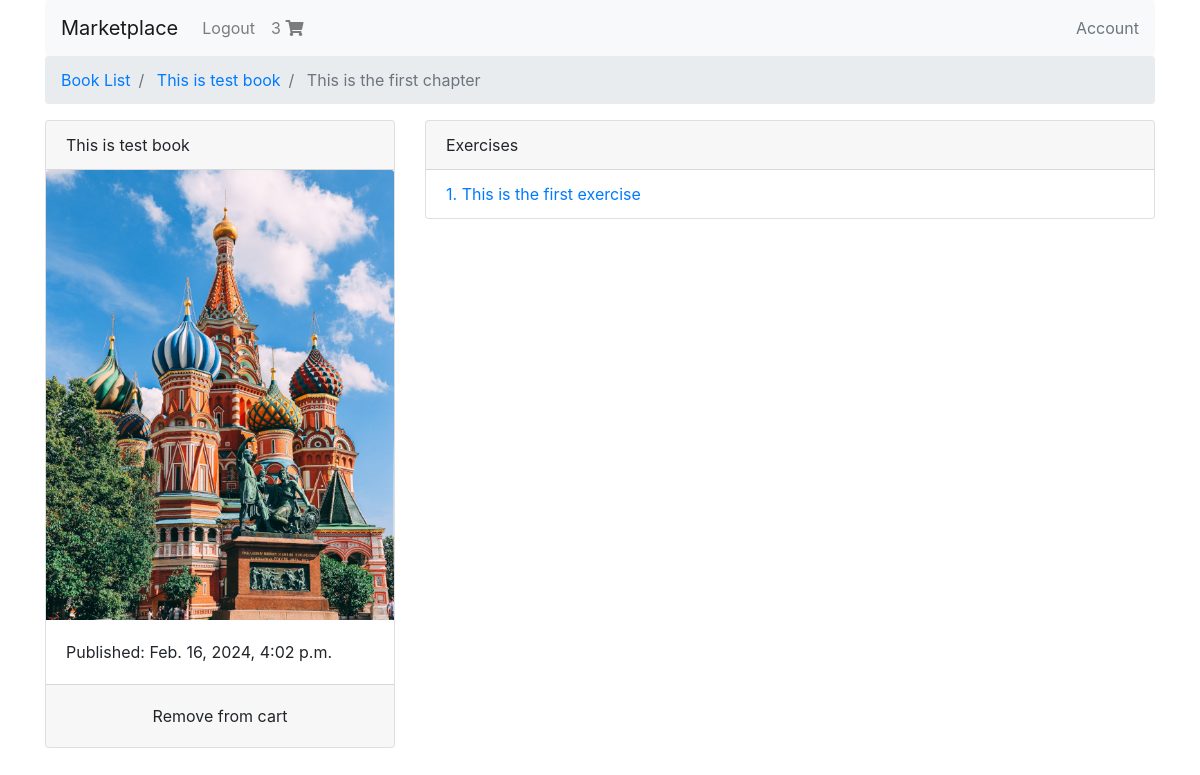
Page /test-book/1 (signed in) on the committed database.
### shopping_cart/models.py (models this page shows, shortened)
class Order(models.Model):
    user = models.ForeignKey(settings.AUTH_USER_MODEL, on_delete=models.CASCADE)
    is_ordered = models.BooleanField(default= False)
    items = models.ManyToManyField(OrderItem)
    ref_code = models.CharField(max_length=50)

### books/models.py (models this page shows, shortened)
class Chapter(models.Model):
    book = models.ForeignKey(Book, on_delete = models.CASCADE)
    chapter_number = models.IntegerField()
    title = models.CharField(max_length=100)
    def __str__(self):
        return self.title

class Book(models.Model):
    authors = models.ManyToManyField(Author)
    title = models.CharField(max_length=100)
    publication_date = models.DateTimeField()
    isbn = models.CharField(max_length=16)
    slug = models.SlugField()
    cover = models.ImageField()
    price = models.FloatField()
    def get_absolute_url(self):
        return reverse("books:book-detail", kwargs={"slug": self.slug})

class Exercise(models.Model):
    chapter = models.ForeignKey(Chapter, on_delete = models.CASCADE)
    exercise_number = models.IntegerField()
    page_number = models.IntegerField()
    title = models.CharField(max_length=100)
    def get_absolute_url(self):
        return reverse("books:exercise-detail", kwargs={
            "book_slug": self.chapter.book.slug,
            "chapter_number": self.chapter.chapter_number,
            "exercise_number": self.exercise_number})

### books/views.py (the view)
# urls.py: path('<book_slug>/<int:chapter_number>', chapter_detail, name='chapter-detail'),
@login_required
def chapter_detail(request, book_slug, chapter_number):
    chapter_qs = Chapter.objects\
        .filter(book__slug= book_slug) \
        .filter(chapter_number= chapter_number)
    chapter = chapter_qs[0]
    book_status = check_book_relationship(request, chapter.book)
    if chapter_qs.exists():
        context = {
            'chapter': chapter,
            'book_status': book_status
        }
        return render(request, "chapter_detail.html", context)
    return Http404

### books/views.py (called while the page is built)
def check_book_relationship(request, book):
    if book in request.user.userlibrary.books.all():
        return OWNED
    order_qs = Order.objects.filter(user=request.user)
    if order_qs.exists():
        order = order_qs[0]
        order_item_qs = OrderItem.objects.filter(book=book)
        if order_item_qs.exists():
            order_item = order_item_qs[0]
            if order_item in order.items.all():
                return IN_CART
    return NOT_IN_CART

### shopping_cart/templatetags/cart_template_tags.py (called while the page is built)
@register.filter
def cart_item_count(user):
    if user.is_authenticated:
        qs = Order.objects.filter(user=user, is_ordered=False)
        if qs.exists():
            return qs[0].items.count()
    return 0

### templates/chapter_detail.html
{% extends "base.html" %}
{% block breadcrumb %}
<nav aria-label="breadcrumb">
<ol class="breadcrumb">
<li class="breadcrumb-item" aria-current="page">
    <a href="{% url 'books:book-list' %}">Book List</a>
</li>
<li class="breadcrumb-item" aria-current="page">
   <a href="{{ chapter.book.get_absolute_url }}">
    {{ chapter.book.title }}
    </a>
</li>
<li class="breadcrumb-item active" aria-current="page">
    {{ chapter }}
</li>
</ol>
</nav>
{% endblock breadcrumb %}
{% block content %}
<div class="row">
    <main class="col-md-4">
    {% include "book_snippet.html" with book=chapter.book %}
    </main>
    <aside class="col-md-8">
    <div class="card">
        <div class="card-header">
            Exercises
        </div>
        <ul class="list-group list-group-flush">
            {% for exercise in chapter.exercise_set.all %}
            <li class="list-group-item">
            <a href="{{ exercise.get_absolute_url }}">
                {{ exercise.exercise_number }}. {{ exercise.title }}
            </a>
            </li>
            {% endfor %}
        </ul>
    </div>
    </aside>
</div>
{% endblock content %}

### templates/navbar.html (shortened to what this page needs)
{% load cart_template_tags %}
<nav class="navbar navbar-expand-lg navbar-light bg-light rounded">
<a class="navbar-brand" href="{% url 'books:book-list' %}">Marketplace</a>
<div class="collapse navbar-collapse" id="navbarsExample09">
    <ul class="navbar-nav mr-auto">
    {% if request.user.is_authenticated %}
    <li class="nav-item">
        <a class="nav-link" href="{% url 'account_logout' %}">Logout</a>
    </li>
    <li class="nav-item">
        <a class="nav-link" href="{% url 'cart:order-summary' %}">
        {{ request.user|cart_item_count }}
        <i class="fas fa-shopping-cart"></i>
        </a>
    </li>
    {% endif %}
    </ul>
    <a class="text-muted" href="{% url 'profile' %}">Account</a>
</div>
</nav>

### templates/book_snippet.html
<div class="card">
    <div class="card-header">{{book.title}}</div>
    <img src="{{book.cover.url}}" class="card-img-top" alt="...">
    <div class="card-body">
      <p class="card-text">Published: {{ book.publication_date }}</p>
    </div>
    {% if book_status != 'owned' %}
        <div class="card-footer">
        {% if book_status == 'in_cart' %}
        <a href="{% url 'cart:remove-from-cart' book.slug %}" class="btn btn-default btn-block">
            Remove from cart
        </a>
        {% else %}
        <a href="{% url 'cart:add-to-cart' book.slug %}" class="btn btn-warning btn-block">
            Add to cart
        </a>
        {% endif %}
        </div>
    {% endif %}
</div>

### rows in the picture
Chapter: book "This is test book", title "This is the first chapter"
Book: title "This is test book", cover (picture), publication_date "Feb. 16, 2024, 4:02 p.m."
Exercise: exercise_number "1", title "This is the first exercise"

### other values in the picture
{{ request.user|cart_item_count }} "3"
